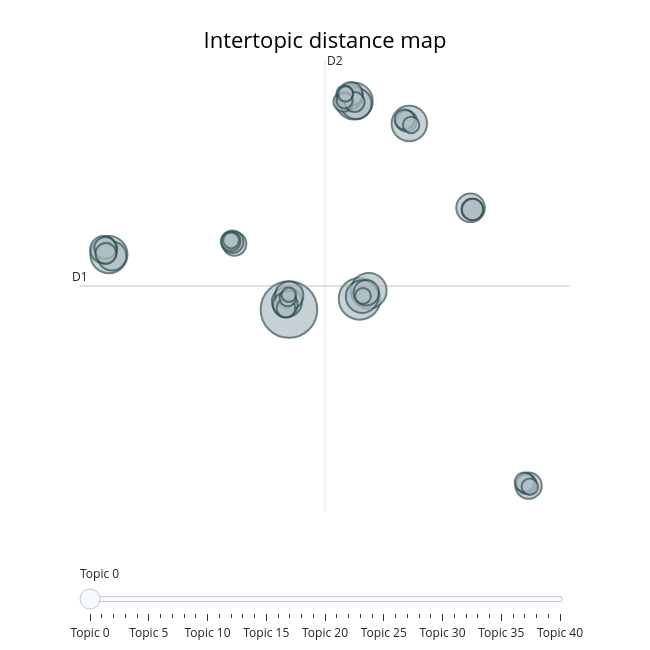

Notebook code cell kept with this figure:
### Code cell
# Visualising unclustered topics obtained using the multilingual model

_plotly_topic_visualization(df, topic_list, "Intertopic distance map", 650, 650)

### Figure 1 — Plotly figure (JSON) as saved in the notebook; plotly's stock layout.template omitted (floating-point values rounded to 4 significant figures)
{"data": [{"customdata": [[0, "rooms | habitaciones | habitacions | bedrooms | lhabitació", 153], [1, "age | youngest | older | younger | old", 83], [2, "school | escola | linstitut | students | teacher", 66], [3, "yes | exactly | okay | uhhuh | ", 65], [4, "castellà | spanish | catalán | languages | language", 61], [5, "weekend | saturday | weekends | sunday | yesterday", 60], [6, "família | family | cousins | cusins | brother", 51], [7, "bé | good | that | fine | okay", 46], [8, "marxaràs | hora | time | clock | marcháis", 43], [9, "gustar | gusta | enjoy | tagrada | sé", 40], [10, "ensenyar | tecnològic | technological | technology | specialty", 39], [11, "hobbies | sundays | vacances | saturdays | free", 38], [12, "matí | morning | hora | early | arrived", 35], [13, "where | somewhere | place | tu | casa", 33], [14, "father | padre | pares | brother | parents", 31], [15, "evening | tarda | dines | afternoon | faràs", 29], [16, "saps | això | parles | és | explicam", 29], [17, "preocupis | mal | porque | hurt | jo", 27], [18, "preguntantte | ask | preguntar | asking | preguntado", 27], [19, "preguntarme | preguntas | preguntar | demanar | preguntes", 24], [20, "hora | time | clock | tuesday | today", 23], [21, "classroom | english | educational | professora | teacher", 22], [22, "english | anglès | paraula | words | said", 22], [23, "school | time | matí | morning | day", 21], [24, "won | guanyar | win | vosotros | you", 21], [25, "football | sports | sport | player | played", 19], [26, "where | live | you | your | here", 19], [27, "number | five | four | pilotes | eight", 19], [28, "yeah | ah | right |  | ", 19], [29, "house | neighbor | casa | home | live", 18], [30, "asked | questions | ask | asking | okay", 18], [31, "home | casa | house | at | do", 17], [32, "saturday | weekend | sunday | did | past", 13], [33, "tv | television | watch | watching | coses", 13], [34, "faràs | finish | you | today | when", 13], [35, "street | calle | carrer | city | where", 13], [36, "change | now | me | venga | vulguis", 12], [37, "sister | germana | sisters | brother | germà", 12], [38, "one | more | más | ésta | other", 12], [39, "games | videogames | play | toys | peli", 11], [40, "faràs | will | you | fas | acabes", 10]], "hovertemplate": "<b>Topic %{customdata[0]}</b><br>%{customdata[1]}<br>Size: %{customdata[2]}", "legendgroup": "", "marker": {"color": "#B0BEC5", "line": {"color": "DarkSlateGrey", "width": 2}, "size": [153, 83, 66, 65, 61, 60, 51, 46, 43, 40, 39, 38, 35, 33, 31, 29, 29, 27, 27, 24, 23, 22, 22, 21, 21, 19, 19, 19, 19, 18, 18, 17, 13, 13, 13, 13, 12, 12, 12, 11, 10], "sizemode": "area", "sizeref": 0.09563, "symbol": "circle"}, "mode": "markers", "name": "", "orientation": "v", "showlegend": false, "type": "scatter", "x": [2.25, 8.098, -12.66, 7.66, 8.853, 12.22, 8.314, 7.806, 2.084, -12.41, 17.29, 2.273, -13.09, 22.09, 8.654, 1.948, 7.315, 7.37, -2.26, -2.431, -12.96, 17.42, 17.46, -12.91, 11.98, 11.82, 21.92, 6.762, 7.684, 21.75, -2.565, 2.0, 12.37, 6.86, 2.151, 22.19, -2.541, 8.378, 6.857, 6.945, 2.235], "xaxis": "x", "y": [0.8288, 1.893, 6.279, 21.49, 2.69, 19.28, 2.116, 21.25, 1.583, 6.141, 10.91, 2.218, 6.77, -16.63, 2.486, 1.307, 21.92, 22.21, 7.348, 7.545, 6.944, 10.77, 10.74, 6.384, 19.52, 19.67, -16.46, 21.43, 21.4, -16.29, 7.609, 0.9514, 19.13, 22.23, 1.956, -16.73, 7.677, 2.178, 21.54, 22.21, 2.288], "yaxis": "y"}], "layout": {"annotations": [{"showarrow": false, "text": "D1", "x": -15.05, "y": 3.162, "yshift": 10}, {"showarrow": false, "text": "D2", "x": 5.235, "xshift": 10, "y": 25.57}], "height": 650, "hoverlabel": {"bgcolor": "white", "font": {"family": "Rockwell", "size": 16}}, "legend": {"itemsizing": "constant", "tracegroupgap": 0}, "margin": {"t": 60}, "shapes": [{"line": {"color": "#CFD8DC", "width": 2}, "type": "line", "x0": 5.235, "x1": 5.235, "y0": -19.24, "y1": 25.57}, {"line": {"color": "#9E9E9E", "width": 2}, "type": "line", "x0": -15.05, "x1": 25.52, "y0": 3.162, "y1": 3.162}], "sliders": [{"active": 0, "pad": {"t": 50}, "steps": [{"args": [{"marker.color": [["red", "#B0BEC5", "#B0BEC5", "#B0BEC5", "#B0BEC5", "#B0BEC5", "#B0BEC5", "#B0BEC5", "#B0BEC5", "#B0BEC5", "#B0BEC5", "#B0BEC5", "#B0BEC5", "#B0BEC5", "#B0BEC5", "#B0BEC5", "#B0BEC5", "#B0BEC5", "#B0BEC5", "#B0BEC5", "#B0BEC5", "#B0BEC5", "#B0BEC5", "#B0BEC5", "#B0BEC5", "#B0BEC5", "#B0BEC5", "#B0BEC5", "#B0BEC5", "#B0BEC5", "#B0BEC5", "#B0BEC5", "#B0BEC5", "#B0BEC5", "#B0BEC5", "#B0BEC5", "#B0BEC5", "#B0BEC5", "#B0BEC5", "#B0BEC5", "#B0BEC5"]]}], "label": "Topic 0", "method": "update"}, {"args": [{"marker.color": [["#B0BEC5", "red", "#B0BEC5", "#B0BEC5", "#B0BEC5", "#B0BEC5", "#B0BEC5", "#B0BEC5", "#B0BEC5", "#B0BEC5", "#B0BEC5", "#B0BEC5", "#B0BEC5", "#B0BEC5", "#B0BEC5", "#B0BEC5", "#B0BEC5", "#B0BEC5", "#B0BEC5", "#B0BEC5", "#B0BEC5", "#B0BEC5", "#B0BEC5", "#B0BEC5", "#B0BEC5", "#B0BEC5", "#B0BEC5", "#B0BEC5", "#B0BEC5", "#B0BEC5", "#B0BEC5", "#B0BEC5", "#B0BEC5", "#B0BEC5", "#B0BEC5", "#B0BEC5", "#B0BEC5", "#B0BEC5", "#B0BEC5", "#B0BEC5", "#B0BEC5"]]}], "label": "Topic 1", "method": "update"}, {"args": [{"marker.color": [["#B0BEC5", "#B0BEC5", "red", "#B0BEC5", "#B0BEC5", "#B0BEC5", "#B0BEC5", "#B0BEC5", "#B0BEC5", "#B0BEC5", "#B0BEC5", "#B0BEC5", "#B0BEC5", "#B0BEC5", "#B0BEC5", "#B0BEC5", "#B0BEC5", "#B0BEC5", "#B0BEC5", "#B0BEC5", "#B0BEC5", "#B0BEC5", "#B0BEC5", "#B0BEC5", "#B0BEC5", "#B0BEC5", "#B0BEC5", "#B0BEC5", "#B0BEC5", "#B0BEC5", "#B0BEC5", "#B0BEC5", "#B0BEC5", "#B0BEC5", "#B0BEC5", "#B0BEC5", "#B0BEC5", "#B0BEC5", "#B0BEC5", "#B0BEC5", "#B0BEC5"]]}], "label": "Topic 2", "method": "update"}, {"args": [{"marker.color": [["#B0BEC5", "#B0BEC5", "#B0BEC5", "red", "#B0BEC5", "#B0BEC5", "#B0BEC5", "#B0BEC5", "#B0BEC5", "#B0BEC5", "#B0BEC5", "#B0BEC5", "#B0BEC5", "#B0BEC5", "#B0BEC5", "#B0BEC5", "#B0BEC5", "#B0BEC5", "#B0BEC5", "#B0BEC5", "#B0BEC5", "#B0BEC5", "#B0BEC5", "#B0BEC5", "#B0BEC5", "#B0BEC5", "#B0BEC5", "#B0BEC5", "#B0BEC5", "#B0BEC5", "#B0BEC5", "#B0BEC5", "#B0BEC5", "#B0BEC5", "#B0BEC5", "#B0BEC5", "#B0BEC5", "#B0BEC5", "#B0BEC5", "#B0BEC5", "#B0BEC5"]]}], "label": "Topic 3", "method": "update"}, {"args": [{"marker.color": [["#B0BEC5", "#B0BEC5", "#B0BEC5", "#B0BEC5", "red", "#B0BEC5", "#B0BEC5", "#B0BEC5", "#B0BEC5", "#B0BEC5", "#B0BEC5", "#B0BEC5", "#B0BEC5", "#B0BEC5", "#B0BEC5", "#B0BEC5", "#B0BEC5", "#B0BEC5", "#B0BEC5", "#B0BEC5", "#B0BEC5", "#B0BEC5", "#B0BEC5", "#B0BEC5", "#B0BEC5", "#B0BEC5", "#B0BEC5", "#B0BEC5", "#B0BEC5", "#B0BEC5", "#B0BEC5", "#B0BEC5", "#B0BEC5", "#B0BEC5", "#B0BEC5", "#B0BEC5", "#B0BEC5", "#B0BEC5", "#B0BEC5", "#B0BEC5", "#B0BEC5"]]}], "label": "Topic 4", "method": "update"}, {"args": [{"marker.color": [["#B0BEC5", "#B0BEC5", "#B0BEC5", "#B0BEC5", "#B0BEC5", "red", "#B0BEC5", "#B0BEC5", "#B0BEC5", "#B0BEC5", "#B0BEC5", "#B0BEC5", "#B0BEC5", "#B0BEC5", "#B0BEC5", "#B0BEC5", "#B0BEC5", "#B0BEC5", "#B0BEC5", "#B0BEC5", "#B0BEC5", "#B0BEC5", "#B0BEC5", "#B0BEC5", "#B0BEC5", "#B0BEC5", "#B0BEC5", "#B0BEC5", "#B0BEC5", "#B0BEC5", "#B0BEC5", "#B0BEC5", "#B0BEC5", "#B0BEC5", "#B0BEC5", "#B0BEC5", "#B0BEC5", "#B0BEC5", "#B0BEC5", "#B0BEC5", "#B0BEC5"]]}], "label": "Topic 5", "method": "update"}, {"args": [{"marker.color": [["#B0BEC5", "#B0BEC5", "#B0BEC5", "#B0BEC5", "#B0BEC5", "#B0BEC5", "red", "#B0BEC5", "#B0BEC5", "#B0BEC5", "#B0BEC5", "#B0BEC5", "#B0BEC5", "#B0BEC5", "#B0BEC5", "#B0BEC5", "#B0BEC5", "#B0BEC5", "#B0BEC5", "#B0BEC5", "#B0BEC5", "#B0BEC5", "#B0BEC5", "#B0BEC5", "#B0BEC5", "#B0BEC5", "#B0BEC5", "#B0BEC5", "#B0BEC5", "#B0BEC5", "#B0BEC5", "#B0BEC5", "#B0BEC5", "#B0BEC5", "#B0BEC5", "#B0BEC5", "#B0BEC5", "#B0BEC5", "#B0BEC5", "#B0BEC5", "#B0BEC5"]]}], "label": "Topic 6", "method": "update"}, {"args": [{"marker.color": [["#B0BEC5", "#B0BEC5", "#B0BEC5", "#B0BEC5", "#B0BEC5", "#B0BEC5", "#B0BEC5", "red", "#B0BEC5", "#B0BEC5", "#B0BEC5", "#B0BEC5", "#B0BEC5", "#B0BEC5", "#B0BEC5", "#B0BEC5", "#B0BEC5", "#B0BEC5", "#B0BEC5", "#B0BEC5", "#B0BEC5", "#B0BEC5", "#B0BEC5", "#B0BEC5", "#B0BEC5", "#B0BEC5", "#B0BEC5", "#B0BEC5", "#B0BEC5", "#B0BEC5", "#B0BEC5", "#B0BEC5", "#B0BEC5", "#B0BEC5", "#B0BEC5", "#B0BEC5", "#B0BEC5", "#B0BEC5", "#B0BEC5", "#B0BEC5", "#B0BEC5"]]}], "label": "Topic 7", "method": "update"}, {"args": [{"marker.color": [["#B0BEC5", "#B0BEC5", "#B0BEC5", "#B0BEC5", "#B0BEC5", "#B0BEC5", "#B0BEC5", "#B0BEC5", "red", "#B0BEC5", "#B0BEC5", "#B0BEC5", "#B0BEC5", "#B0BEC5", "#B0BEC5", "#B0BEC5", "#B0BEC5", "#B0BEC5", "#B0BEC5", "#B0BEC5", "#B0BEC5", "#B0BEC5", "#B0BEC5", "#B0BEC5", "#B0BEC5", "#B0BEC5", "#B0BEC5", "#B0BEC5", "#B0BEC5", "#B0BEC5", "#B0BEC5", "#B0BEC5", "#B0BEC5", "#B0BEC5", "#B0BEC5", "#B0BEC5", "#B0BEC5", "#B0BEC5", "#B0BEC5", "#B0BEC5", "#B0BEC5"]]}], "label": "Topic 8", "method": "update"}, {"args": [{"marker.color": [["#B0BEC5", "#B0BEC5", "#B0BEC5", "#B0BEC5", "#B0BEC5", "#B0BEC5", "#B0BEC5", "#B0BEC5", "#B0BEC5", "red", "#B0BEC5", "#B0BEC5", "#B0BEC5", "#B0BEC5", "#B0BEC5", "#B0BEC5", "#B0BEC5", "#B0BEC5", "#B0BEC5", "#B0BEC5", "#B0BEC5", "#B0BEC5", "#B0BEC5", "#B0BEC5", "#B0BEC5", "#B0BEC5", "#B0BEC5", "#B0BEC5", "#B0BEC5", "#B0BEC5", "#B0BEC5", "#B0BEC5", "#B0BEC5", "#B0BEC5", "#B0BEC5", "#B0BEC5", "#B0BEC5", "#B0BEC5", "#B0BEC5", "#B0BEC5", "#B0BEC5"]]}], "label": "Topic 9", "method": "update"}, {"args": [{"marker.color": [["#B0BEC5", "#B0BEC5", "#B0BEC5", "#B0BEC5", "#B0BEC5", "#B0BEC5", "#B0BEC5", "#B0BEC5", "#B0BEC5", "#B0BEC5", "red", "#B0BEC5", "#B0BEC5", "#B0BEC5", "#B0BEC5", "#B0BEC5", "#B0BEC5", "#B0BEC5", "#B0BEC5", "#B0BEC5", "#B0BEC5", "#B0BEC5", "#B0BEC5", "#B0BEC5", "#B0BEC5", "#B0BEC5", "#B0BEC5", "#B0BEC5", "#B0BEC5", "#B0BEC5", "#B0BEC5", "#B0BEC5", "#B0BEC5", "#B0BEC5", "#B0BEC5", "#B0BEC5", "#B0BEC5", "#B0BEC5", "#B0BEC5", "#B0BEC5", "#B0BEC5"]]}], "label": "Topic 10", "method": "update"}, {"args": [{"marker.color": [["#B0BEC5", "#B0BEC5", "#B0BEC5", "#B0BEC5", "#B0BEC5", "#B0BEC5", "#B0BEC5", "#B0BEC5", "#B0BEC5", "#B0BEC5", "#B0BEC5", "red", "#B0BEC5", "#B0BEC5", "#B0BEC5", "#B0BEC5", "#B0BEC5", "#B0BEC5", "#B0BEC5", "#B0BEC5", "#B0BEC5", "#B0BEC5", "#B0BEC5", "#B0BEC5", "#B0BEC5", "#B0BEC5", "#B0BEC5", "#B0BEC5", "#B0BEC5", "#B0BEC5", "#B0BEC5", "#B0BEC5", "#B0BEC5", "#B0BEC5", "#B0BEC5", "#B0BEC5", "#B0BEC5", "#B0BEC5", "#B0BEC5", "#B0BEC5", "#B0BEC5"]]}], "label": "Topic 11", "method": "update"}, {"args": [{"marker.color": [["#B0BEC5", "#B0BEC5", "#B0BEC5", "#B0BEC5", "#B0BEC5", "#B0BEC5", "#B0BEC5", "#B0BEC5", "#B0BEC5", "#B0BEC5", "#B0BEC5", "#B0BEC5", "red", "#B0BEC5", "#B0BEC5", "#B0BEC5", "#B0BEC5", "#B0BEC5", "#B0BEC5", "#B0BEC5", "#B0BEC5", "#B0BEC5", "#B0BEC5", "#B0BEC5", "#B0BEC5", "#B0BEC5", "#B0BEC5", "#B0BEC5", "#B0BEC5", "#B0BEC5", "#B0BEC5", "#B0BEC5", "#B0BEC5", "#B0BEC5", "#B0BEC5", "#B0BEC5", "#B0BEC5", "#B0BEC5", "#B0BEC5", "#B0BEC5", "#B0BEC5"]]}], "label": "Topic 12", "method": "update"}, {"args": [{"marker.color": [["#B0BEC5", "#B0BEC5", "#B0BEC5", "#B0BEC5", "#B0BEC5", "#B0BEC5", "#B0BEC5", "#B0BEC5", "#B0BEC5", "#B0BEC5", "#B0BEC5", "#B0BEC5", "#B0BEC5", "red", "#B0BEC5", "#B0BEC5", "#B0BEC5", "#B0BEC5", "#B0BEC5", "#B0BEC5", "#B0BEC5", "#B0BEC5", "#B0BEC5", "#B0BEC5", "#B0BEC5", "#B0BEC5", "#B0BEC5", "#B0BEC5", "#B0BEC5", "#B0BEC5", "#B0BEC5", "#B0BEC5", "#B0BEC5", "#B0BEC5", "#B0BEC5", "#B0BEC5", "#B0BEC5", "#B0BEC5", "#B0BEC5", "#B0BEC5", "#B0BEC5"]]}], "label": "Topic 13", "method": "update"}, {"args": [{"marker.color": [["#B0BEC5", "#B0BEC5", "#B0BEC5", "#B0BEC5", "#B0BEC5", "#B0BEC5", "#B0BEC5", "#B0BEC5", "#B0BEC5", "#B0BEC5", "#B0BEC5", "#B0BEC5", "#B0BEC5", "#B0BEC5", "red", "#B0BEC5", "#B0BEC5", "#B0BEC5", "#B0BEC5", "#B0BEC5", "#B0BEC5", "#B0BEC5", "#B0BEC5", "#B0BEC5", "#B0BEC5", "#B0BEC5", "#B0BEC5", "#B0BEC5", "#B0BEC5", "#B0BEC5", "#B0BEC5", "#B0BEC5", "#B0BEC5", "#B0BEC5", "#B0BEC5", "#B0BEC5", "#B0BEC5", "#B0BEC5", "#B0BEC5", "#B0BEC5", "#B0BEC5"]]}], "label": "Topic 14", "method": "update"}, {"args": [{"marker.color": [["#B0BEC5", "#B0BEC5", "#B0BEC5", "#B0BEC5", "#B0BEC5", "#B0BEC5", "#B0BEC5", "#B0BEC5", "#B0BEC5", "#B0BEC5", "#B0BEC5", "#B0BEC5", "#B0BEC5", "#B0BEC5", "#B0BEC5", "red", "#B0BEC5", "#B0BEC5", "#B0BEC5", "#B0BEC5", "#B0BEC5", "#B0BEC5", "#B0BEC5", "#B0BEC5", "#B0BEC5", "#B0BEC5", "#B0BEC5", "#B0BEC5", "#B0BEC5", "#B0BEC5", "#B0BEC5", "#B0BEC5", "#B0BEC5", "#B0BEC5", "#B0BEC5", "#B0BEC5", "#B0BEC5", "#B0BEC5", "#B0BEC5", "#B0BEC5", "#B0BEC5"]]}], "label": "Topic 15", "method": "update"}, {"args": [{"marker.color": [["#B0BEC5", "#B0BEC5", "#B0BEC5", "#B0BEC5", "#B0BEC5", "#B0BEC5", "#B0BEC5", "#B0BEC5", "#B0BEC5", "#B0BEC5", "#B0BEC5", "#B0BEC5", "#B0BEC5", "#B0BEC5", "#B0BEC5", "#B0BEC5", "red", "#B0BEC5", "#B0BEC5", "#B0BEC5", "#B0BEC5", "#B0BEC5", "#B0BEC5", "#B0BEC5", "#B0BEC5", "#B0BEC5", "#B0BEC5", "#B0BEC5", "#B0BEC5", "#B0BEC5", "#B0BEC5", "#B0BEC5", "#B0BEC5", "#B0BEC5", "#B0BEC5", "#B0BEC5", "#B0BEC5", "#B0BEC5", "#B0BEC5", "#B0BEC5", "#B0BEC5"]]}], "label": "Topic 16", "method": "update"}, {"args": [{"marker.color": [["#B0BEC5", "#B0BEC5", "#B0BEC5", "#B0BEC5", "#B0BEC5", "#B0BEC5", "#B0BEC5", "#B0BEC5", "#B0BEC5", "#B0BEC5", "#B0BEC5", "#B0BEC5", "#B0BEC5", "#B0BEC5", "#B0BEC5", "#B0BEC5", "#B0BEC5", "red", "#B0BEC5", "#B0BEC5", "#B0BEC5", "#B0BEC5", "#B0BEC5", "#B0BEC5", "#B0BEC5", "#B0BEC5", "#B0BEC5", "#B0BEC5", "#B0BEC5", "#B0BEC5", "#B0BEC5", "#B0BEC5", "#B0BEC5", "#B0BEC5", "#B0BEC5", "#B0BEC5", "#B0BEC5", "#B0BEC5", "#B0BEC5", "#B0BEC5", "#B0BEC5"]]}], "label": "Topic 17", "method": "update"}, {"args": [{"marker.color": [["#B0BEC5", "#B0BEC5", "#B0BEC5", "#B0BEC5", "#B0BEC5", "#B0BEC5", "#B0BEC5", "#B0BEC5", "#B0BEC5", "#B0BEC5", "#B0BEC5", "#B0BEC5", "#B0BEC5", "#B0BEC5", "#B0BEC5", "#B0BEC5", "#B0BEC5", "#B0BEC5", "red", "#B0BEC5", "#B0BEC5", "#B0BEC5", "#B0BEC5", "#B0BEC5", "#B0BEC5", "#B0BEC5", "#B0BEC5", "#B0BEC5", "#B0BEC5", "#B0BEC5", "#B0BEC5", "#B0BEC5", "#B0BEC5", "#B0BEC5", "#B0BEC5", "#B0BEC5", "#B0BEC5", "#B0BEC5", "#B0BEC5", "#B0BEC5", "#B0BEC5"]]}], "label": "Topic 18", "method": "update"}, {"args": [{"marker.color": [["#B0BEC5", "#B0BEC5", "#B0BEC5", "#B0BEC5", "#B0BEC5", "#B0BEC5", "#B0BEC5", "#B0BEC5", "#B0BEC5", "#B0BEC5", "#B0BEC5", "#B0BEC5", "#B0BEC5", "#B0BEC5", "#B0BEC5", "#B0BEC5", "#B0BEC5", "#B0BEC5", "#B0BEC5", "red", "#B0BEC5", "#B0BEC5", "#B0BEC5", "#B0BEC5", "#B0BEC5", "#B0BEC5", "#B0BEC5", "#B0BEC5", "#B0BEC5", "#B0BEC5", "#B0BEC5", "#B0BEC5", "#B0BEC5", "#B0BEC5", "#B0BEC5", "#B0BEC5", "#B0BEC5", "#B0BEC5", "#B0BEC5", "#B0BEC5", "#B0BEC5"]]}], "label": "Topic 19", "method": "update"}, {"args": [{"marker.color": [["#B0BEC5", "#B0BEC5", "#B0BEC5", "#B0BEC5", "#B0BEC5", "#B0BEC5", "#B0BEC5", "#B0BEC5", "#B0BEC5", "#B0BEC5", "#B0BEC5", "#B0BEC5", "#B0BEC5", "#B0BEC5", "#B0BEC5", "#B0BEC5", "#B0BEC5", "#B0BEC5", "#B0BEC5", "#B0BEC5", "red", "#B0BEC5", "#B0BEC5", "#B0BEC5", "#B0BEC5", "#B0BEC5", "#B0BEC5", "#B0BEC5", "#B0BEC5", "#B0BEC5", "#B0BEC5", "#B0BEC5", "#B0BEC5", "#B0BEC5", "#B0BEC5", "#B0BEC5", "#B0BEC5", "#B0BEC5", "#B0BEC5", "#B0BEC5", "#B0BEC5"]]}], "label": "Topic 20", "method": "update"}, {"args": [{"marker.color": [["#B0BEC5", "#B0BEC5", "#B0BEC5", "#B0BEC5", "#B0BEC5", "#B0BEC5", "#B0BEC5", "#B0BEC5", "#B0BEC5", "#B0BEC5", "#B0BEC5", "#B0BEC5", "#B0BEC5", "#B0BEC5", "#B0BEC5", "#B0BEC5", "#B0BEC5", "#B0BEC5", "#B0BEC5", "#B0BEC5", "#B0BEC5", "red", "#B0BEC5", "#B0BEC5", "#B0BEC5", "#B0BEC5", "#B0BEC5", "#B0BEC5", "#B0BEC5", "#B0BEC5", "#B0BEC5", "#B0BEC5", "#B0BEC5", "#B0BEC5", "#B0BEC5", "#B0BEC5", "#B0BEC5", "#B0BEC5", "#B0BEC5", "#B0BEC5", "#B0BEC5"]]}], "label": "Topic 21", "method": "update"}, {"args": [{"marker.color": [["#B0BEC5", "#B0BEC5", "#B0BEC5", "#B0BEC5", "#B0BEC5", "#B0BEC5", "#B0BEC5", "#B0BEC5", "#B0BEC5", "#B0BEC5", "#B0BEC5", "#B0BEC5", "#B0BEC5", "#B0BEC5", "#B0BEC5", "#B0BEC5", "#B0BEC5", "#B0BEC5", "#B0BEC5", "#B0BEC5", "#B0BEC5", "#B0BEC5", "red", "#B0BEC5", "#B0BEC5", "#B0BEC5", "#B0BEC5", "#B0BEC5", "#B0BEC5", "#B0BEC5", "#B0BEC5", "#B0BEC5", "#B0BEC5", "#B0BEC5", "#B0BEC5", "#B0BEC5", "#B0BEC5", "#B0BEC5", "#B0BEC5", "#B0BEC5", "#B0BEC5"]]}], "label": "Topic 22", "method": "update"}, {"args": [{"marker.color": [["#B0BEC5", "#B0BEC5", "#B0BEC5", "#B0BEC5", "#B0BEC5", "#B0BEC5", "#B0BEC5", "#B0BEC5", "#B0BEC5", "#B0BEC5", "#B0BEC5", "#B0BEC5", "#B0BEC5", "#B0BEC5", "#B0BEC5", "#B0BEC5", "#B0BEC5", "#B0BEC5", "#B0BEC5", "#B0BEC5", "#B0BEC5", "#B0BEC5", "#B0BEC5", "red", "#B0BEC5", "#B0BEC5", "#B0BEC5", "#B0BEC5", "#B0BEC5", "#B0BEC5", "#B0BEC5", "#B0BEC5", "#B0BEC5", "#B0BEC5", "#B0BEC5", "#B0BEC5", "#B0BEC5", "#B0BEC5", "#B0BEC5", "#B0BEC5", "#B0BEC5"]]}], "label": "Topic 23", "method": "update"}, {"args": [{"marker.color": [["#B0BEC5", "#B0BEC5", "#B0BEC5", "#B0BEC5", "#B0BEC5", "#B0BEC5", "#B0BEC5", "#B0BEC5", "#B0BEC5", "#B0BEC5", "#B0BEC5", "#B0BEC5", "#B0BEC5", "#B0BEC5", "#B0BEC5", "#B0BEC5", "#B0BEC5", "#B0BEC5", "#B0BEC5", "#B0BEC5", "#B0BEC5", "#B0BEC5", "#B0BEC5", "#B0BEC5", "red", "#B0BEC5", "#B0BEC5", "#B0BEC5", "#B0BEC5", "#B0BEC5", "#B0BEC5", "#B0BEC5", "#B0BEC5", "#B0BEC5", "#B0BEC5", "#B0BEC5", "#B0BEC5", "#B0BEC5", "#B0BEC5", "#B0BEC5", "#B0BEC5"]]}], "label": "Topic 24", "method": "update"}, {"args": [{"marker.color": [["#B0BEC5", "#B0BEC5", "#B0BEC5", "#B0BEC5", "#B0BEC5", "#B0BEC5", "#B0BEC5", "#B0BEC5", "#B0BEC5", "#B0BEC5", "#B0BEC5", "#B0BEC5", "#B0BEC5", "#B0BEC5", "#B0BEC5", "#B0BEC5", "#B0BEC5", "#B0BEC5", "#B0BEC5", "#B0BEC5", "#B0BEC5", "#B0BEC5", "#B0BEC5", "#B0BEC5", "#B0BEC5", "red", "#B0BEC5", "#B0BEC5", "#B0BEC5", "#B0BEC5", "#B0BEC5", "#B0BEC5", "#B0BEC5", "#B0BEC5", "#B0BEC5", "#B0BEC5", "#B0BEC5", "#B0BEC5", "#B0BEC5", "#B0BEC5", "#B0BEC5"]]}], "label": "Topic 25", "method": "update"}, {"args": [{"marker.color": [["#B0BEC5", "#B0BEC5", "#B0BEC5", "#B0BEC5", "#B0BEC5", "#B0BEC5", "#B0BEC5", "#B0BEC5", "#B0BEC5", "#B0BEC5", "#B0BEC5", "#B0BEC5", "#B0BEC5", "#B0BEC5", "#B0BEC5", "#B0BEC5", "#B0BEC5", "#B0BEC5", "#B0BEC5", "#B0BEC5", "#B0BEC5", "#B0BEC5", "#B0BEC5", "#B0BEC5", "#B0BEC5", "#B0BEC5", "red", "#B0BEC5", "#B0BEC5", "#B0BEC5", "#B0BEC5", "#B0BEC5", "#B0BEC5", "#B0BEC5", "#B0BEC5", "#B0BEC5", "#B0BEC5", "#B0BEC5", "#B0BEC5", "#B0BEC5", "#B0BEC5"]]}], "label": "Topic 26", "method": "update"}, {"args": [{"marker.color": [["#B0BEC5", "#B0BEC5", "#B0BEC5", "#B0BEC5", "#B0BEC5", "#B0BEC5", "#B0BEC5", "#B0BEC5", "#B0BEC5", "#B0BEC5", "#B0BEC5", "#B0BEC5", "#B0BEC5", "#B0BEC5", "#B0BEC5", "#B0BEC5", "#B0BEC5", "#B0BEC5", "#B0BEC5", "#B0BEC5", "#B0BEC5", "#B0BEC5", "#B0BEC5", "#B0BEC5", "#B0BEC5", "#B0BEC5", "#B0BEC5", "red", "#B0BEC5", "#B0BEC5", "#B0BEC5", "#B0BEC5", "#B0BEC5", "#B0BEC5", "#B0BEC5", "#B0BEC5", "#B0BEC5", "#B0BEC5", "#B0BEC5", "#B0BEC5", "#B0BEC5"]]}], "label": "Topic 27", "method": "update"}, {"args": [{"marker.color": [["#B0BEC5", "#B0BEC5", "#B0BEC5", "#B0BEC5", "#B0BEC5", "#B0BEC5", "#B0BEC5", "#B0BEC5", "#B0BEC5", "#B0BEC5", "#B0BEC5", "#B0BEC5", "#B0BEC5", "#B0BEC5", "#B0BEC5", "#B0BEC5", "#B0BEC5", "#B0BEC5", "#B0BEC5", "#B0BEC5", "#B0BEC5", "#B0BEC5", "#B0BEC5", "#B0BEC5", "#B0BEC5", "#B0BEC5", "#B0BEC5", "#B0BEC5", "red", "#B0BEC5", "#B0BEC5", "#B0BEC5", "#B0BEC5", "#B0BEC5", "#B0BEC5", "#B0BEC5", "#B0BEC5", "#B0BEC5", "#B0BEC5", "#B0BEC5", "#B0BEC5"]]}], "label": "Topic 28", "method": "update"}, {"args": [{"marker.color": [["#B0BEC5", "#B0BEC5", "#B0BEC5", "#B0BEC5", "#B0BEC5", "#B0BEC5", "#B0BEC5", "#B0BEC5", "#B0BEC5", "#B0BEC5", "#B0BEC5", "#B0BEC5", "#B0BEC5", "#B0BEC5", "#B0BEC5", "#B0BEC5", "#B0BEC5", "#B0BEC5", "#B0BEC5", "#B0BEC5", "#B0BEC5", "#B0BEC5", "#B0BEC5", "#B0BEC5", "#B0BEC5", "#B0BEC5", "#B0BEC5", "#B0BEC5", "#B0BEC5", "red", "#B0BEC5", "#B0BEC5", "#B0BEC5", "#B0BEC5", "#B0BEC5", "#B0BEC5", "#B0BEC5", "#B0BEC5", "#B0BEC5", "#B0BEC5", "#B0BEC5"]]}], "label": "Topic 29", "method": "update"}, {"args": [{"marker.color": [["#B0BEC5", "#B0BEC5", "#B0BEC5", "#B0BEC5", "#B0BEC5", "#B0BEC5", "#B0BEC5", "#B0BEC5", "#B0BEC5", "#B0BEC5", "#B0BEC5", "#B0BEC5", "#B0BEC5", "#B0BEC5", "#B0BEC5", "#B0BEC5", "#B0BEC5", "#B0BEC5", "#B0BEC5", "#B0BEC5", "#B0BEC5", "#B0BEC5", "#B0BEC5", "#B0BEC5", "#B0BEC5", "#B0BEC5", "#B0BEC5", "#B0BEC5", "#B0BEC5", "#B0BEC5", "red", "#B0BEC5", "#B0BEC5", "#B0BEC5", "#B0BEC5", "#B0BEC5", "#B0BEC5", "#B0BEC5", "#B0BEC5", "#B0BEC5", "#B0BEC5"]]}], "label": "Topic 30", "method": "update"}, {"args": [{"marker.color": [["#B0BEC5", "#B0BEC5", "#B0BEC5", "#B0BEC5", "#B0BEC5", "#B0BEC5", "#B0BEC5", "#B0BEC5", "#B0BEC5", "#B0BEC5", "#B0BEC5", "#B0BEC5", "#B0BEC5", "#B0BEC5", "#B0BEC5", "#B0BEC5", "#B0BEC5", "#B0BEC5", "#B0BEC5", "#B0BEC5", "#B0BEC5", "#B0BEC5", "#B0BEC5", "#B0BEC5", "#B0BEC5", "#B0BEC5", "#B0BEC5", "#B0BEC5", "#B0BEC5", "#B0BEC5", "#B0BEC5", "red", "#B0BEC5", "#B0BEC5", "#B0BEC5", "#B0BEC5", "#B0BEC5", "#B0BEC5", "#B0BEC5", "#B0BEC5", "#B0BEC5"]]}], "label": "Topic 31", "method": "update"}, {"args": [{"marker.color": [["#B0BEC5", "#B0BEC5", "#B0BEC5", "#B0BEC5", "#B0BEC5", "#B0BEC5", "#B0BEC5", "#B0BEC5", "#B0BEC5", "#B0BEC5", "#B0BEC5", "#B0BEC5", "#B0BEC5", "#B0BEC5", "#B0BEC5", "#B0BEC5", "#B0BEC5", "#B0BEC5", "#B0BEC5", "#B0BEC5", "#B0BEC5", "#B0BEC5", "#B0BEC5", "#B0BEC5", "#B0BEC5", "#B0BEC5", "#B0BEC5", "#B0BEC5", "#B0BEC5", "#B0BEC5", "#B0BEC5", "#B0BEC5", "red", "#B0BEC5", "#B0BEC5", "#B0BEC5", "#B0BEC5", "#B0BEC5", "#B0BEC5", "#B0BEC5", "#B0BEC5"]]}], "label": "Topic 32", "method": "update"}, {"args": [{"marker.color": [["#B0BEC5", "#B0BEC5", "#B0BEC5", "#B0BEC5", "#B0BEC5", "#B0BEC5", "#B0BEC5", "#B0BEC5", "#B0BEC5", "#B0BEC5", "#B0BEC5", "#B0BEC5", "#B0BEC5", "#B0BEC5", "#B0BEC5", "#B0BEC5", "#B0BEC5", "#B0BEC5", "#B0BEC5", "#B0BEC5", "#B0BEC5", "#B0BEC5", "#B0BEC5", "#B0BEC5", "#B0BEC5", "#B0BEC5", "#B0BEC5", "#B0BEC5", "#B0BEC5", "#B0BEC5", "#B0BEC5", "#B0BEC5", "#B0BEC5", "red", "#B0BEC5", "#B0BEC5", "#B0BEC5", "#B0BEC5", "#B0BEC5", "#B0BEC5", "#B0BEC5"]]}], "label": "Topic 33", "method": "update"}, {"args": [{"marker.color": [["#B0BEC5", "#B0BEC5", "#B0BEC5", "#B0BEC5", "#B0BEC5", "#B0BEC5", "#B0BEC5", "#B0BEC5", "#B0BEC5", "#B0BEC5", "#B0BEC5", "#B0BEC5", "#B0BEC5", "#B0BEC5", "#B0BEC5", "#B0BEC5", "#B0BEC5", "#B0BEC5", "#B0BEC5", "#B0BEC5", "#B0BEC5", "#B0BEC5", "#B0BEC5", "#B0BEC5", "#B0BEC5", "#B0BEC5", "#B0BEC5", "#B0BEC5", "#B0BEC5", "#B0BEC5", "#B0BEC5", "#B0BEC5", "#B0BEC5", "#B0BEC5", "red", "#B0BEC5", "#B0BEC5", "#B0BEC5", "#B0BEC5", "#B0BEC5", "#B0BEC5"]]}], "label": "Topic 34", "method": "update"}, {"args": [{"marker.color": [["#B0BEC5", "#B0BEC5", "#B0BEC5", "#B0BEC5", "#B0BEC5", "#B0BEC5", "#B0BEC5", "#B0BEC5", "#B0BEC5", "#B0BEC5", "#B0BEC5", "#B0BEC5", "#B0BEC5", "#B0BEC5", "#B0BEC5", "#B0BEC5", "#B0BEC5", "#B0BEC5", "#B0BEC5", "#B0BEC5", "#B0BEC5", "#B0BEC5", "#B0BEC5", "#B0BEC5", "#B0BEC5", "#B0BEC5", "#B0BEC5", "#B0BEC5", "#B0BEC5", "#B0BEC5", "#B0BEC5", "#B0BEC5", "#B0BEC5", "#B0BEC5", "#B0BEC5", "red", "#B0BEC5", "#B0BEC5", "#B0BEC5", "#B0BEC5", "#B0BEC5"]]}], "label": "Topic 35", "method": "update"}, {"args": [{"marker.color": [["#B0BEC5", "#B0BEC5", "#B0BEC5", "#B0BEC5", "#B0BEC5", "#B0BEC5", "#B0BEC5", "#B0BEC5", "#B0BEC5", "#B0BEC5", "#B0BEC5", "#B0BEC5", "#B0BEC5", "#B0BEC5", "#B0BEC5", "#B0BEC5", "#B0BEC5", "#B0BEC5", "#B0BEC5", "#B0BEC5", "#B0BEC5", "#B0BEC5", "#B0BEC5", "#B0BEC5", "#B0BEC5", "#B0BEC5", "#B0BEC5", "#B0BEC5", "#B0BEC5", "#B0BEC5", "#B0BEC5", "#B0BEC5", "#B0BEC5", "#B0BEC5", "#B0BEC5", "#B0BEC5", "red", "#B0BEC5", "#B0BEC5", "#B0BEC5", "#B0BEC5"]]}], "label": "Topic 36", "method": "update"}, {"args": [{"marker.color": [["#B0BEC5", "#B0BEC5", "#B0BEC5", "#B0BEC5", "#B0BEC5", "#B0BEC5", "#B0BEC5", "#B0BEC5", "#B0BEC5", "#B0BEC5", "#B0BEC5", "#B0BEC5", "#B0BEC5", "#B0BEC5", "#B0BEC5", "#B0BEC5", "#B0BEC5", "#B0BEC5", "#B0BEC5", "#B0BEC5", "#B0BEC5", "#B0BEC5", "#B0BEC5", "#B0BEC5", "#B0BEC5", "#B0BEC5", "#B0BEC5", "#B0BEC5", "#B0BEC5", "#B0BEC5", "#B0BEC5", "#B0BEC5", "#B0BEC5", "#B0BEC5", "#B0BEC5", "#B0BEC5", "#B0BEC5", "red", "#B0BEC5", "#B0BEC5", "#B0BEC5"]]}], "label": "Topic 37", "method": "update"}, {"args": [{"marker.color": [["#B0BEC5", "#B0BEC5", "#B0BEC5", "#B0BEC5", "#B0BEC5", "#B0BEC5", "#B0BEC5", "#B0BEC5", "#B0BEC5", "#B0BEC5", "#B0BEC5", "#B0BEC5", "#B0BEC5", "#B0BEC5", "#B0BEC5", "#B0BEC5", "#B0BEC5", "#B0BEC5", "#B0BEC5", "#B0BEC5", "#B0BEC5", "#B0BEC5", "#B0BEC5", "#B0BEC5", "#B0BEC5", "#B0BEC5", "#B0BEC5", "#B0BEC5", "#B0BEC5", "#B0BEC5", "#B0BEC5", "#B0BEC5", "#B0BEC5", "#B0BEC5", "#B0BEC5", "#B0BEC5", "#B0BEC5", "#B0BEC5", "red", "#B0BEC5", "#B0BEC5"]]}], "label": "Topic 38", "method": "update"}, {"args": [{"marker.color": [["#B0BEC5", "#B0BEC5", "#B0BEC5", "#B0BEC5", "#B0BEC5", "#B0BEC5", "#B0BEC5", "#B0BEC5", "#B0BEC5", "#B0BEC5", "#B0BEC5", "#B0BEC5", "#B0BEC5", "#B0BEC5", "#B0BEC5", "#B0BEC5", "#B0BEC5", "#B0BEC5", "#B0BEC5", "#B0BEC5", "#B0BEC5", "#B0BEC5", "#B0BEC5", "#B0BEC5", "#B0BEC5", "#B0BEC5", "#B0BEC5", "#B0BEC5", "#B0BEC5", "#B0BEC5", "#B0BEC5", "#B0BEC5", "#B0BEC5", "#B0BEC5", "#B0BEC5", "#B0BEC5", "#B0BEC5", "#B0BEC5", "#B0BEC5", "red", "#B0BEC5"]]}], "label": "Topic 39", "method": "update"}, {"args": [{"marker.color": [["#B0BEC5", "#B0BEC5", "#B0BEC5", "#B0BEC5", "#B0BEC5", "#B0BEC5", "#B0BEC5", "#B0BEC5", "#B0BEC5", "#B0BEC5", "#B0BEC5", "#B0BEC5", "#B0BEC5", "#B0BEC5", "#B0BEC5", "#B0BEC5", "#B0BEC5", "#B0BEC5", "#B0BEC5", "#B0BEC5", "#B0BEC5", "#B0BEC5", "#B0BEC5", "#B0BEC5", "#B0BEC5", "#B0BEC5", "#B0BEC5", "#B0BEC5", "#B0BEC5", "#B0BEC5", "#B0BEC5", "#B0BEC5", "#B0BEC5", "#B0BEC5", "#B0BEC5", "#B0BEC5", "#B0BEC5", "#B0BEC5", "#B0BEC5", "#B0BEC5", "red"]]}], "label": "Topic 40", "method": "update"}]}], "title": {"font": {"color": "Black", "size": 22}, "text": "Intertopic distance map", "x": 0.5, "xanchor": "center", "y": 0.95, "yanchor": "top"}, "width": 650, "xaxis": {"anchor": "y", "domain": [0, 1], "range": [-15.05, 25.52], "title": {"text": ""}, "visible": false}, "yaxis": {"anchor": "x", "domain": [0, 1], "range": [-19.24, 25.57], "title": {"text": ""}, "visible": false}}}
